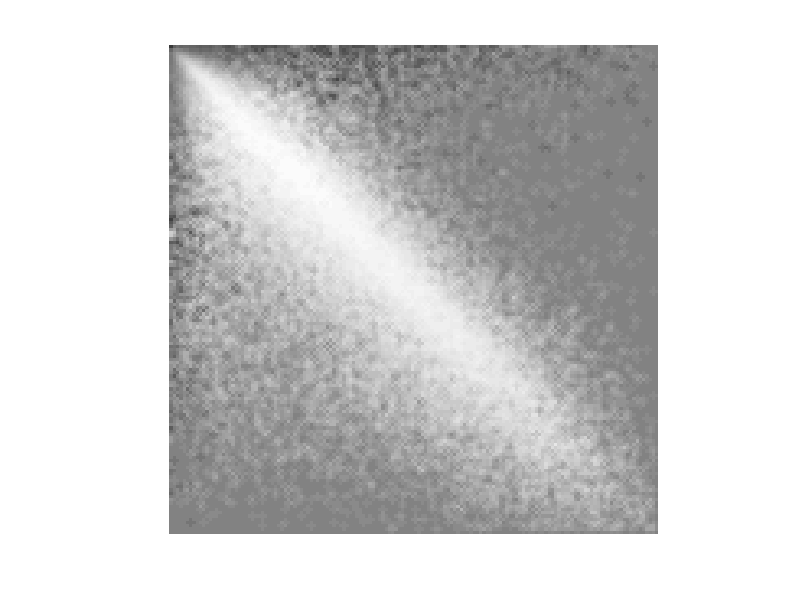

This figure's MATLAB source: (Note: this script raises an error after producing the figure.)
load res.mat
totalSize = length(res(:, 1));
slide = [];
click = [];
SLIDE = 1;
DRAG = 2;
CLICK = 3;
FORCE_CLICK = 4;
UNKNOWN = 5;

slide = res(find((res(:, 3) == SLIDE | res(:, 3) == DRAG) == 1), 1:2);
click = res(find((res(:, 3) == CLICK | res(:, 3) == FORCE_CLICK) == 1), 1:2);

ratio = length(slide) / length(click);


max_X = 15000;%for pos
max_Y = 15000;%for neg
step = 100;
size_X = ceil(max_X / step);
size_Y = ceil(max_Y / step);
Click_M = zeros(size_X, size_Y);
Slide_M = zeros(size_X, size_Y);
for i = 1: length(click)
    x = click(i, 1);
    y = click(i, 2);
    if(x <= 0 || y >= 0)
        continue;
    end
    x = ceil(abs(x / step));
    y = ceil(abs(y / step));
    if(x < size_X && y < size_Y)
        Click_M(x, y) = Click_M(x, y) + 1; 
    end
end
Click_M = Click_M * ratio;

for i = 1: length(slide)
    x = slide(i, 1);
    y = slide(i, 2);
    if(x <= 0 || y >= 0)
        continue;
    end
    x = ceil(abs(x / step));
    y = ceil(abs(y / step));
    if(x < size_X && y < size_Y)
        Slide_M(x, y) = Slide_M(x, y) + 1; 
    end
end
Poss_train = (Slide_M + 1) ./ (Click_M + Slide_M + 2);
for i= 1: 1
    Poss_DOWN = [Poss_train(1,:); Poss_train(1:end-1, :)];
    Poss_UP = [Poss_train(2:end, :); Poss_train(end,:)];
    Poss_LEFT = [Poss_train(:, 2:end), Poss_train(:, end)];
    Poss_RIGHT = [Poss_train(:, 1), Poss_train(:, 1: end - 1)];
    Poss_SMOOTH = (Poss_train + Poss_DOWN + Poss_UP + Poss_LEFT + Poss_RIGHT) / 5;
    Poss_train = Poss_SMOOTH;
end

img = imshow(Poss_SMOOTH','InitialMagnification','fit');
save('./ClassifierPara/Poss_SMOOTH.mat', 'Poss_SMOOTH');
save('./ClassifierPara/step.mat', 'step');
save('./ClassifierPara/max_X.mat', 'max_X');
save('./ClassifierPara/max_y.mat', 'max_Y');